Frame 1 (no input): blank canvas, image omitted
Frame 60 (no input): blank canvas, image omitted
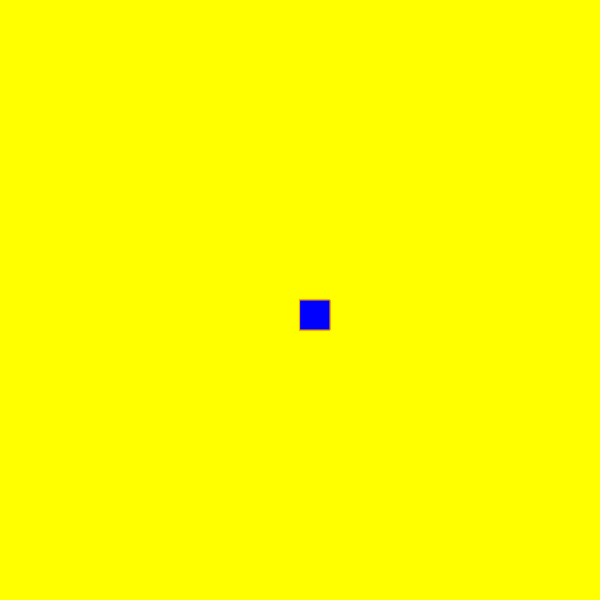
Frame 120 (the mouse pressed at the canvas centre since frame 60)

The p5.js sketch whose frames 1 and 60 were blank and that drew this single picture after the mouse press (run headless with seeded random() and noise() and a simulated clock; from frame 60 on, the mouse is pressed at the canvas centre):

// p5.js sketch
// ── sketch.js
function setup() {
    createCanvas(600, 600);
  background("yellow");
  }
    function draw() {
    
  
    stroke("orange");
    fill("blue");
  
    //console.log(mouseIsPressed)
    if (mouseIsPressed) 
      rect(mouseX, mouseY, 30, 30
          )
    }
